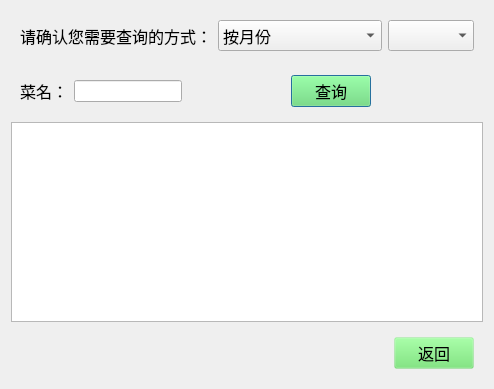
<?xml version="1.0" encoding="UTF-8"?>
<ui version="4.0">
 <class>checkFoodRest</class>
 <widget class="QDialog" name="checkFoodRest">
  <property name="geometry">
   <rect>
    <x>0</x>
    <y>0</y>
    <width>452</width>
    <height>385</height>
   </rect>
  </property>
  <property name="windowTitle">
   <string>Dialog</string>
  </property>
  <layout class="QVBoxLayout" name="verticalLayout">
   <item>
    <widget class="QWidget" name="widget" native="true">
     <property name="sizePolicy">
      <sizepolicy hsizetype="Preferred" vsizetype="Fixed">
       <horstretch>0</horstretch>
       <verstretch>0</verstretch>
      </sizepolicy>
     </property>
     <layout class="QHBoxLayout" name="horizontalLayout">
      <item>
       <widget class="QLabel" name="label">
        <property name="font">
         <font>
          <family>微软雅黑</family>
          <pointsize>12</pointsize>
         </font>
        </property>
        <property name="text">
         <string>请确认您需要查询的方式：</string>
        </property>
       </widget>
      </item>
      <item>
       <widget class="QComboBox" name="comboBox">
        <property name="font">
         <font>
          <family>微软雅黑</family>
          <pointsize>12</pointsize>
         </font>
        </property>
        <item>
         <property name="text">
          <string>按月份</string>
         </property>
        </item>
        <item>
         <property name="text">
          <string>按季度</string>
         </property>
        </item>
        <item>
         <property name="text">
          <string>按日期（七天以内）</string>
         </property>
        </item>
       </widget>
      </item>
      <item>
       <widget class="QComboBox" name="comboBox_2">
        <property name="font">
         <font>
          <family>微软雅黑</family>
          <pointsize>12</pointsize>
         </font>
        </property>
        <property name="duplicatesEnabled">
         <bool>false</bool>
        </property>
       </widget>
      </item>
     </layout>
    </widget>
   </item>
   <item>
    <widget class="QWidget" name="widget_2" native="true">
     <property name="sizePolicy">
      <sizepolicy hsizetype="Preferred" vsizetype="Fixed">
       <horstretch>0</horstretch>
       <verstretch>0</verstretch>
      </sizepolicy>
     </property>
     <layout class="QHBoxLayout" name="horizontalLayout_2">
      <item>
       <widget class="QLabel" name="label_2">
        <property name="font">
         <font>
          <family>微软雅黑</family>
          <pointsize>12</pointsize>
         </font>
        </property>
        <property name="text">
         <string>菜名：</string>
        </property>
       </widget>
      </item>
      <item>
       <widget class="QLineEdit" name="lineEdit"/>
      </item>
      <item>
       <spacer name="horizontalSpacer">
        <property name="orientation">
         <enum>Qt::Horizontal</enum>
        </property>
        <property name="sizeHint" stdset="0">
         <size>
          <width>40</width>
          <height>20</height>
         </size>
        </property>
       </spacer>
      </item>
      <item>
       <widget class="QPushButton" name="pushButton">
        <property name="font">
         <font>
          <family>微软雅黑</family>
          <pointsize>12</pointsize>
         </font>
        </property>
        <property name="styleSheet">
         <string notr="true"> QPushButton{
                background-color:rgba(100,225,100,30);//背景色（也可以设置图片）
  border-style:outset; //边框样式（inset/outset）
  border-width:4px;  //边框宽度像素
border-radius:10px;        //边框圆角半径像素
border-color:rgba(255,255,255,30);    //边框padding:6px;                //填衬
                }
                //鼠标按下样式
                QPushButton:pressed{
                background-color:rgba(100,255,100,200);
                border-color:rgba(255,255,255,30);
                border-style:inset;
                color:rgba(0,0,0,100);
                }
                //鼠标悬停样式
                QPushButton:hover{
                background-color:rgba(100,255,100,100);
                border-color:rgba(255,255,255,200);
                color:rgba(0,0,0,200);
                }</string>
        </property>
        <property name="text">
         <string>查询</string>
        </property>
       </widget>
      </item>
      <item>
       <spacer name="horizontalSpacer_2">
        <property name="orientation">
         <enum>Qt::Horizontal</enum>
        </property>
        <property name="sizeHint" stdset="0">
         <size>
          <width>40</width>
          <height>20</height>
         </size>
        </property>
       </spacer>
      </item>
     </layout>
    </widget>
   </item>
   <item>
    <widget class="QTableWidget" name="tableWidget">
     <property name="sizePolicy">
      <sizepolicy hsizetype="Expanding" vsizetype="Fixed">
       <horstretch>0</horstretch>
       <verstretch>0</verstretch>
      </sizepolicy>
     </property>
     <property name="minimumSize">
      <size>
       <width>256</width>
       <height>200</height>
      </size>
     </property>
     <attribute name="verticalHeaderHighlightSections">
      <bool>true</bool>
     </attribute>
    </widget>
   </item>
   <item>
    <widget class="QWidget" name="widget_3" native="true">
     <layout class="QHBoxLayout" name="horizontalLayout_3">
      <item>
       <spacer name="horizontalSpacer_3">
        <property name="orientation">
         <enum>Qt::Horizontal</enum>
        </property>
        <property name="sizeHint" stdset="0">
         <size>
          <width>40</width>
          <height>20</height>
         </size>
        </property>
       </spacer>
      </item>
      <item>
       <widget class="QPushButton" name="pushButton_2">
        <property name="sizePolicy">
         <sizepolicy hsizetype="Fixed" vsizetype="Fixed">
          <horstretch>0</horstretch>
          <verstretch>0</verstretch>
         </sizepolicy>
        </property>
        <property name="font">
         <font>
          <family>微软雅黑</family>
          <pointsize>12</pointsize>
         </font>
        </property>
        <property name="styleSheet">
         <string notr="true"> QPushButton{
                background-color:rgba(100,225,100,30);//背景色（也可以设置图片）
  border-style:outset; //边框样式（inset/outset）
  border-width:4px;  //边框宽度像素
border-radius:10px;        //边框圆角半径像素
border-color:rgba(255,255,255,30);    //边框padding:6px;                //填衬
                }
                //鼠标按下样式
                QPushButton:pressed{
                background-color:rgba(100,255,100,200);
                border-color:rgba(255,255,255,30);
                border-style:inset;
                color:rgba(0,0,0,100);
                }
                //鼠标悬停样式
                QPushButton:hover{
                background-color:rgba(100,255,100,100);
                border-color:rgba(255,255,255,200);
                color:rgba(0,0,0,200);
                }</string>
        </property>
        <property name="text">
         <string>返回</string>
        </property>
       </widget>
      </item>
     </layout>
    </widget>
   </item>
  </layout>
 </widget>
 <resources/>
 <connections/>
</ui>
